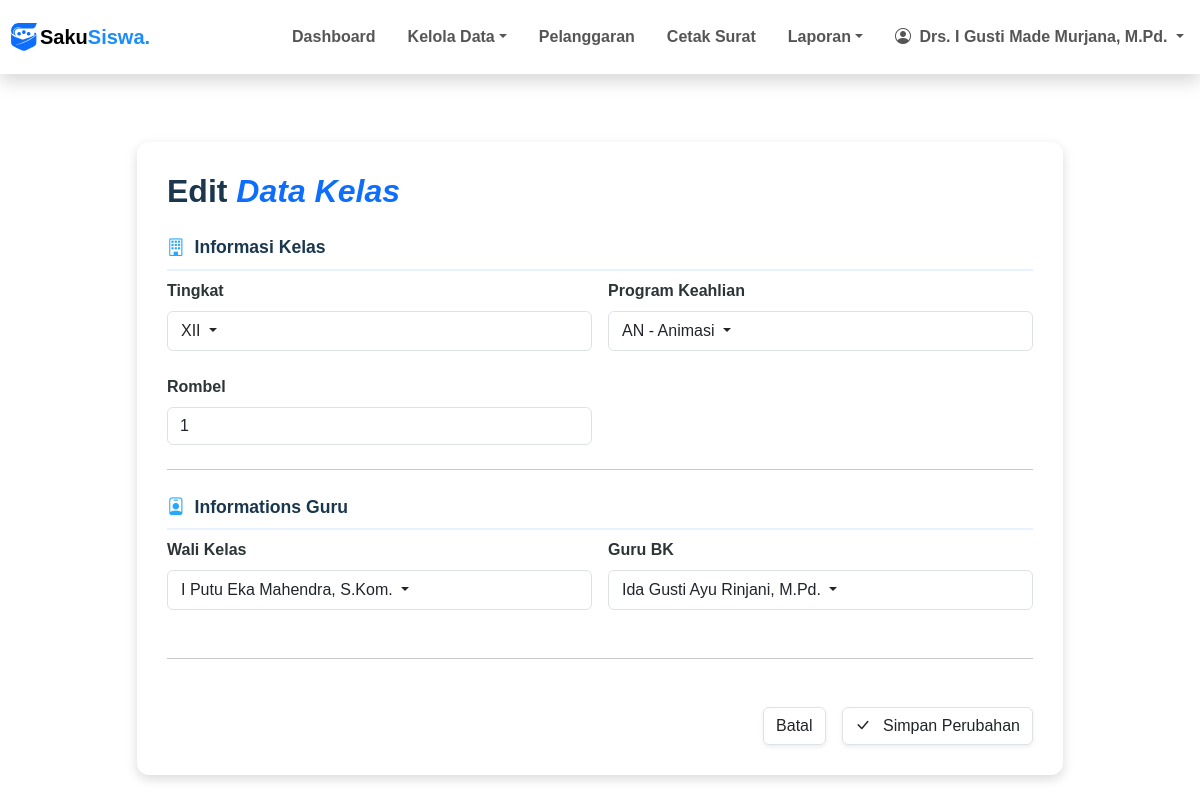
/pages/kelas/edit.php?id=11 (signed in), run on the app's committed database.
### tables this page shows
CREATE TABLE `kelas` (
  `id_kelas` int NOT NULL,
  `id_tingkat` int DEFAULT NULL,
  `id_program_keahlian` int DEFAULT NULL,
  `rombel` int DEFAULT NULL,
  `kode_guru` char(8) DEFAULT NULL
);

CREATE TABLE `tingkat` (
  `id_tingkat` int NOT NULL,
  `tingkat` varchar(6) DEFAULT NULL
);

CREATE TABLE `program_keahlian` (
  `id_program_keahlian` int NOT NULL,
  `program_keahlian` varchar(6) DEFAULT NULL,
  `deskripsi` varchar(50) DEFAULT NULL
);

CREATE TABLE `guru` (
  `kode_guru` char(8) NOT NULL,
  `nama_pengguna` varchar(100) DEFAULT NULL,
  `role` enum('admin','bk','guru','manajemen') DEFAULT 'guru',
  `username` varchar(50) DEFAULT NULL,
  `password` varchar(70) DEFAULT NULL,
  `aktif` enum('Y','N') DEFAULT NULL,
  `jabatan` varchar(50) DEFAULT NULL,
  `telp` varchar(16) DEFAULT NULL
);

### pages/kelas/edit.php (the view, shortened to what this page needs)
<?php
include ROOTPATH . "/config/config.php";
include ROOTPATH . "/includes/header.php";
$id_kelas = $_GET['id'] ?? '';
$query_kelas = mysqli_query($conn, "
    SELECT k.*, t.tingkat, pk.program_keahlian, pk.deskripsi
    FROM kelas k
    JOIN tingkat t ON k.id_tingkat = t.id_tingkat
    JOIN program_keahlian pk ON k.id_program_keahlian = pk.id_program_keahlian
    WHERE k.id_kelas = '$id_kelas'
");
$kelas = mysqli_fetch_assoc($query_kelas);
$wali_terpilih = $kelas['kode_guru'];
$check_column = mysqli_query($conn, "SHOW COLUMNS FROM kelas LIKE 'kode_guru_bk'");
if (mysqli_num_rows($check_column) > 0 && !empty($kelas['kode_guru_bk'])) {
    $kode_bk_terpilih = $kelas['kode_guru_bk'];
} else {
    $query_bk_terpilih = mysqli_query($conn, "
        SELECT kode_guru, nama_pengguna, jabatan
        FROM guru
        WHERE aktif = 'Y' AND jabatan = CONCAT('Guru BK ', '{$kelas['tingkat']}')
    ");
    $guru_bk_terpilih = mysqli_fetch_assoc($query_bk_terpilih);
    $kode_bk_terpilih = $guru_bk_terpilih['kode_guru'] ?? '';
}
?>
<div class="container py-5">
    <div class="row justify-content-center">
        <div class="col-lg-10">
            <div class="form-container">
                <div class="d-flex align-items-center mb-4">
                    <h2 class="main-title mb-0" style="color: #1a374d; font-weight: 700;">
                        Edit <span class="text-primary fst-italic">Data Kelas</span>
                    </h2>
                </div>
                <form action="/SistemPoin/process/kelas_process.php" method="POST">
                    <div class="form-section-title">
                        <i class="bi bi-building"></i> Informasi Kelas
                    </div>
                    <div class="row g-3 mb-4">
                        <div class="col-md-6">
                            <label class="form-label">Tingkat</label>
                            <div class="dropdown border rounded">
                                <button class="btn dropdown-toggle-filter dropdown-toggle w-100 text-start"
                                    type="button" id="dropdown_tingkat" data-bs-toggle="dropdown">
                                    <?= $kelas['tingkat'] ?>
                                </button>
                            </div>
                        </div>
                        <div class="col-md-6">
                            <label class="form-label">Program Keahlian</label>
                            <div class="dropdown border rounded">
                                <button class="btn dropdown-toggle-filter dropdown-toggle w-100 text-start"
                                    type="button" id="dropdown_pk" data-bs-toggle="dropdown">
                                    <?= $kelas['program_keahlian'] ?> - <?= $kelas['deskripsi'] ?>
                                </button>
                            </div>
                        </div>
                        <div class="col-md-6">
                            <label class="form-label">Rombel</label>
                            <input type="number" name="rombel" class="form-control" value="<?= $kelas['rombel'] ?>"
                                min="1" required>
                        </div>
                    </div>
                    <hr class="my-4">
                    <div class="form-section-title">
                        <i class="bi bi-person-badge"></i> Informations Guru
                    </div>
                    <div class="row g-3 mb-4">
                        <div class="col-md-6">
                            <label class="form-label">Wali Kelas</label>
                            <div class="dropdown border rounded">
                                <?php
                                $wali_nama = "Pilih Wali Kelas";
                                if ($wali_terpilih) {
                                    $q_wali = mysqli_query($conn, "SELECT nama_pengguna, jabatan FROM guru WHERE kode_guru = '$wali_terpilih'");
                                    if ($w = mysqli_fetch_assoc($q_wali)) {
                                        $wali_nama = $w['nama_pengguna'];
                                    }
                                }
                                ?>
                                <button class="btn dropdown-toggle-filter dropdown-toggle w-100 text-start"
                                    type="button" id="dropdown_wali" data-bs-toggle="dropdown">
                                    <?= $wali_nama ?>
                                </button>
                            </div>
                        </div>
                        <div class="col-md-6">
                            <label class="form-label">Guru BK</label>
                            <div class="dropdown border rounded">
                                <?php
                                $bk_nama = "Pilih Guru BK";
                                if ($kode_bk_terpilih) {
                                    $q_bk = mysqli_query($conn, "SELECT nama_pengguna, jabatan FROM guru WHERE kode_guru = '$kode_bk_terpilih'");
                                    if ($bk = mysqli_fetch_assoc($q_bk)) {
                                        $bk_nama = $bk['nama_pengguna'];
                                    }
                                }
                                ?>
                                <button class="btn dropdown-toggle-filter dropdown-toggle w-100 text-start"
                                    type="button" id="dropdown_bk" data-bs-toggle="dropdown">
                                    <?= $bk_nama ?>
                                </button>
                            </div>
                        </div>
                    </div>
                    <hr class="my-5">
                    <div class="d-flex justify-content-end gap-3">
                        <a href="list.php" class="btn btn-cancel shadow-sm border">Batal</a>
                        <button type="submit" class="btn btn-save shadow-sm border">
                            <i class="bi bi-check-lg me-2"></i> Simpan Perubahan
                        </button>
                    </div>
                </form>
            </div>
        </div>
    </div>
</div>
<?php include ROOTPATH . "/includes/footer.php"; ?>

### assets/css/style.css (style rules this page uses)
.dropdown-toggle-filter { border: 1px solid #dee2e6; background: white; display: flex; justify-content: space-between; align-items: center; }
.btn { transition: all 0.4s ease-in-out !important; }
.form-container { background: #ffffff; padding: 30px; border-radius: 12px; box-shadow: rgba(0, 0, 0, 0.15) 0px 4px 12px; margin-top: 20px; }
.form-section-title { font-size: 1.1rem; font-weight: 700; color: #1a374d; margin-top: 1rem; margin-bottom: 0rem; padding-bottom: 8px; border-bottom: 2px solid #e7f1ff; display: flex; align-items: center; }
.form-section-title i { margin-right: 10px; color: #28a8fd; }
.form-label { font-weight: 600; color: #2d3436; margin-bottom: 8px; margin-top: 0.5rem; }
.btn-save { background-color: #1a374d; color: white; padding: 10px 25px; border-radius: 8px; border: none; font-weight: 600; transition: all 0.3s ease; }
.btn-cancel { background-color: #f8f9fa; color: #6c757d; padding: 10px 25px; border-radius: 8px; border: 1px solid #dee2e6; text-decoration: none; font-weight: 600; transition: all 0.3s ease; }

### includes/header.php (style rules this page uses)
body { font-family: 'Poppins', sans-serif !important; overflow-x: hidden; }

### data on the page
kelas: id_tingkat.tingkat "XII", id_program_keahlian.program_keahlian "AN", id_program_keahlian.deskripsi "Animasi", rombel "1"
guru: nama_pengguna "I Putu Eka Mahendra, S.Kom."
guru: nama_pengguna "Ida Gusti Ayu Rinjani, M.Pd."

### other printed values
$_SESSION['nama_pengguna'] "Drs. I Gusti Made Murjana, M.Pd."
